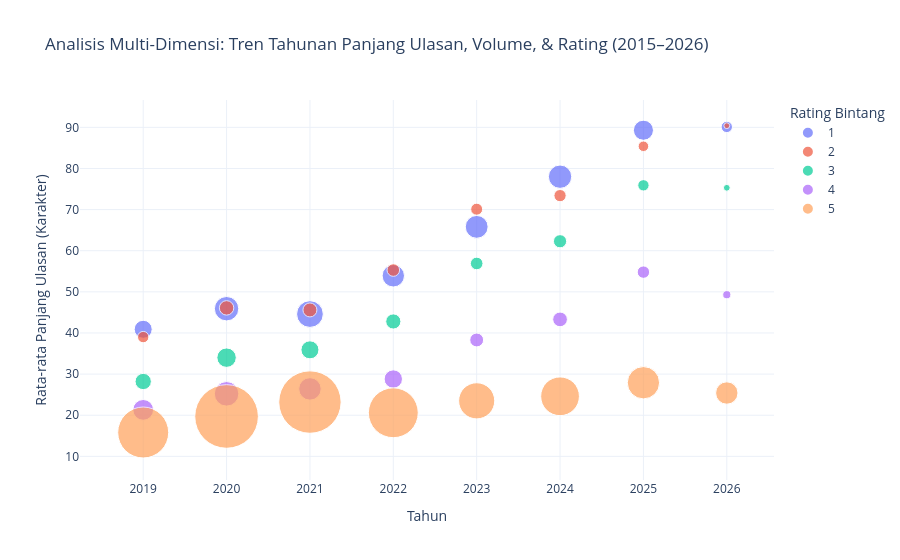

The notebook cell this image was saved under:
### Code cell
# Visualisasi 6: Analisis Multi-Dimensi (Evolusi Tahunan per Rating, Panjang Teks, & Thumbs Up)
df_multi = (
    lf.with_columns([
        pl.col("at").dt.year().alias("tahun"),
        pl.col("content").str.len_chars().alias("panjang_karakter")
    ])
    .filter(pl.col("tahun").is_between(2015, 2026))
    .group_by(["tahun", "score"])
    .agg([
        pl.len().alias("jumlah_ulasan"),
        pl.col("panjang_karakter").mean().round(1).alias("rata_panjang_karakter"),
        pl.col("thumbsUpCount").mean().round(2).alias("rata_thumbs_up"),
    ])
    .sort(["tahun", "score"])
    .collect()
)

fig6 = px.scatter(
    df_multi.to_pandas(),
    x="tahun",
    y="rata_panjang_karakter",
    size="jumlah_ulasan",
    color=df_multi["score"].cast(pl.Utf8).to_list(),
    hover_data=["jumlah_ulasan", "rata_thumbs_up"],
    size_max=45,
    title="Analisis Multi-Dimensi: Tren Tahunan Panjang Ulasan, Volume, & Rating (2015–2026)",
    labels={
        "tahun": "Tahun",
        "rata_panjang_karakter": "Rata-rata Panjang Ulasan (Karakter)",
        "color": "Rating Bintang",
        "jumlah_ulasan": "Total Ulasan",
        "rata_thumbs_up": "Rata-rata Thumbs Up"
    },
    template="plotly_white"
)
fig6.show()

### Figure 1 — Plotly figure (JSON) as saved in the notebook; plotly's stock layout.template omitted (floating-point values rounded to 4 significant figures)
{"data": [{"customdata": [[75820.0, 1.65], [139200.0, 1.99], [166900.0, 1.17], [117000.0, 2.64], [121800.0, 3.22], [127400.0, 6.56], [94340.0, 6.39], [29980.0, 3.22]], "hovertemplate": "Rating Bintang=1<br>Tahun=%{x}<br>Rata-rata Panjang Ulasan (Karakter)=%{y}<br>Total Ulasan=%{customdata[0]}<br>Rata-rata Thumbs Up=%{customdata[1]}<extra></extra>", "legendgroup": "1", "marker": {"color": "#636efa", "size": [75816, 139208, 166901, 117004, 121801, 127437, 94335, 29982], "sizemode": "area", "sizeref": 467.9, "symbol": "circle"}, "mode": "markers", "name": "1", "orientation": "v", "showlegend": true, "type": "scatter", "x": [2019, 2020, 2021, 2022, 2023, 2024, 2025, 2026], "xaxis": "x", "y": [40.9, 45.9, 44.6, 53.9, 65.8, 78.0, 89.3, 90.1], "yaxis": "y"}, {"customdata": [[30340.0, 2.31], [48790.0, 1.77], [45770.0, 1.08], [37010.0, 4.56], [33540.0, 4.48], [35000.0, 4.04], [26030.0, 4.71], [7933.0, 3.9]], "hovertemplate": "Rating Bintang=2<br>Tahun=%{x}<br>Rata-rata Panjang Ulasan (Karakter)=%{y}<br>Total Ulasan=%{customdata[0]}<br>Rata-rata Thumbs Up=%{customdata[1]}<extra></extra>", "legendgroup": "2", "marker": {"color": "#EF553B", "size": [30339, 48788, 45774, 37012, 33535, 35000, 26033, 7933], "sizemode": "area", "sizeref": 467.9, "symbol": "circle"}, "mode": "markers", "name": "2", "orientation": "v", "showlegend": true, "type": "scatter", "x": [2019, 2020, 2021, 2022, 2023, 2024, 2025, 2026], "xaxis": "x", "y": [39.0, 46.1, 45.6, 55.3, 70.1, 73.4, 85.4, 90.4], "yaxis": "y"}, {"customdata": [[62100.0, 0.53], [88140.0, 1.07], [75980.0, 0.84], [53720.0, 3.4], [37230.0, 7.77], [40770.0, 4.24], [29960.0, 3.83], [10690.0, 1.63]], "hovertemplate": "Rating Bintang=3<br>Tahun=%{x}<br>Rata-rata Panjang Ulasan (Karakter)=%{y}<br>Total Ulasan=%{customdata[0]}<br>Rata-rata Thumbs Up=%{customdata[1]}<extra></extra>", "legendgroup": "3", "marker": {"color": "#00cc96", "size": [62095, 88145, 75979, 53723, 37229, 40769, 29957, 10690], "sizemode": "area", "sizeref": 467.9, "symbol": "circle"}, "mode": "markers", "name": "3", "orientation": "v", "showlegend": true, "type": "scatter", "x": [2019, 2020, 2021, 2022, 2023, 2024, 2025, 2026], "xaxis": "x", "y": [28.2, 34.0, 35.9, 42.8, 56.9, 62.3, 75.9, 75.3], "yaxis": "y"}, {"customdata": [[100500.0, 0.58], [140900.0, 0.82], [117800.0, 0.52], [78730.0, 1.64], [44930.0, 4.58], [50520.0, 3.14], [35920.0, 7.12], [15530.0, 4.01]], "hovertemplate": "Rating Bintang=4<br>Tahun=%{x}<br>Rata-rata Panjang Ulasan (Karakter)=%{y}<br>Total Ulasan=%{customdata[0]}<br>Rata-rata Thumbs Up=%{customdata[1]}<extra></extra>", "legendgroup": "4", "marker": {"color": "#ab63fa", "size": [100529, 140927, 117849, 78726, 44927, 50524, 35915, 15526], "sizemode": "area", "sizeref": 467.9, "symbol": "circle"}, "mode": "markers", "name": "4", "orientation": "v", "showlegend": true, "type": "scatter", "x": [2019, 2020, 2021, 2022, 2023, 2024, 2025, 2026], "xaxis": "x", "y": [21.3, 25.2, 26.4, 28.8, 38.3, 43.3, 54.8, 49.3], "yaxis": "y"}, {"customdata": [[608100.0, 0.29], [947400.0, 0.54], [910800.0, 0.59], [582100.0, 0.56], [305500.0, 0.74], [351000.0, 1.39], [244600.0, 2.74], [117000.0, 0.86]], "hovertemplate": "Rating Bintang=5<br>Tahun=%{x}<br>Rata-rata Panjang Ulasan (Karakter)=%{y}<br>Total Ulasan=%{customdata[0]}<br>Rata-rata Thumbs Up=%{customdata[1]}<extra></extra>", "legendgroup": "5", "marker": {"color": "#FFA15A", "size": [608066, 947420, 910805, 582102, 305467, 351039, 244557, 117039], "sizemode": "area", "sizeref": 467.9, "symbol": "circle"}, "mode": "markers", "name": "5", "orientation": "v", "showlegend": true, "type": "scatter", "x": [2019, 2020, 2021, 2022, 2023, 2024, 2025, 2026], "xaxis": "x", "y": [15.8, 19.7, 23.2, 20.6, 23.5, 24.6, 27.9, 25.4], "yaxis": "y"}], "layout": {"legend": {"itemsizing": "constant", "title": {"text": "Rating Bintang"}, "tracegroupgap": 0}, "title": {"text": "Analisis Multi-Dimensi: Tren Tahunan Panjang Ulasan, Volume, & Rating (2015–2026)"}, "xaxis": {"anchor": "y", "domain": [0, 1], "title": {"text": "Tahun"}}, "yaxis": {"anchor": "x", "domain": [0, 1], "title": {"text": "Rata-rata Panjang Ulasan (Karakter)"}}}}
